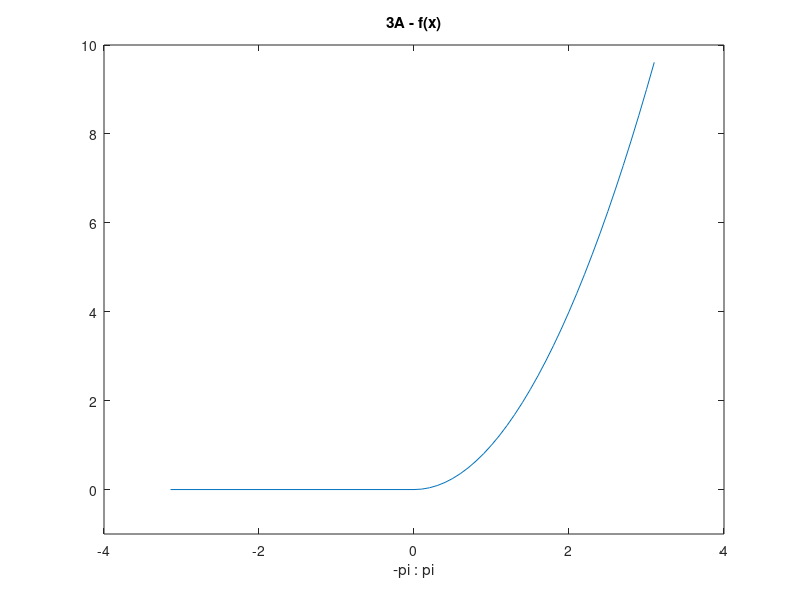

Recreate this plot in MATLAB. (Note: this script raises an error after producing the figure.)
clear;
close all;

% midterm question 3

% 3A
figure(10)
a = [-pi, -0.000001]; 
b = 0:0.1:pi;
x = [a b];
y = [a*0 b.^2];
plot(x, y)
ylim([-1, 10])
xlabel('-pi : pi')
title('3A - f(x)')
saveas(gcf, [pwd, '/outputs/q3a_actual.png'], 'png');

figure(11)
part = @(n, x) 2 .* (-1).^n .* 1./n.^2 .* cos(n.*x) + 1./(pi.*n.^3) .* ((2-n.^2.*pi.^2) .* (-1).^n - 2) .* sin(n.*x);

nmax = 2;
f1 = @(x) (pi^2)/6 + sum(part(1:nmax, x));
fplot(f1, [-pi,pi]);
hold on

nmax = 10;
f2 = @(x) (pi^2)/6 + sum(part(1:nmax, x));
fplot(f2, [-pi,pi]);

nmax = 100;
f3 = @(x) (pi^2)/6 + sum(part(1:nmax, x));
fplot(f3, [-pi,pi]);

title('3A - F(x)')
legend(["n=2" "n=10" "n=100"], 'Location', 'Best')

saveas(gcf, [pwd, '/outputs/q3a_fourier.png'], 'png');




% 3B
figure(20)
a = [-5, -0.000001]; 
b = 0:0.1:5;
x = [a b];
y = [a*0+1 1+b];
plot(x, y)
ylim([0, 7])
xlabel('-5 : 5')
title('3B - f(x)')

saveas(gcf, [pwd, '/outputs/q3b_actual.png'], 'png');

figure(21)
part = @(n, x) (5.*(-1).^n-5)/(n.^2.*pi.^2) .* cos(n.*pi.*x./5) + ((-1).^n./(pi.*n) - (6*pi*n.*(-1).^n)/(pi^2.*n.^2)) .* sin(n.*pi.*x./5);

nmax = 2;
f1 = @(x) 2.25 + sum(part(1:nmax, x));
fplot(f1, [-5,5]);
hold on

nmax = 10;
f2 = @(x) 2.25 + sum(part(1:nmax, x));
fplot(f2, [-5,5]);

nmax = 100;
f3 = @(x) 2.25 + sum(part(1:nmax, x));
fplot(f3, [-5,5]);

title('3B - F(x)')
legend(["n=2" "n=10" "n=100"], 'Location', 'Best')

saveas(gcf, [pwd, '/outputs/q3b_fourier.png'], 'png');




% 3C
figure(30)
a = [-pi -0.000001]; 
b = [0 pi];
x = [a b];
y = [a*0-1 b*0+2];
plot(x, y)
ylim([-2, 3])
xlabel('-pi : pi')
title('3C - f(x)')

saveas(gcf, [pwd, '/outputs/q3c_actual.png'], 'png');

figure(31)
part = @(n, x) (3-3*(-1).^n)./n .* sin(n.*x);

nmax = 2;
f1 = @(x) 0.5 + sum(part(1:nmax, x));
fplot(f1, [-pi,pi]);
hold on

nmax = 10;
f2 = @(x) 0.5 + sum(part(1:nmax, x));
fplot(f2, [-pi,pi]);

nmax = 100;
f3 = @(x) 0.5 + sum(part(1:nmax, x));
fplot(f3, [-pi,pi]);

title('3C - F(x)')
legend(["n=2" "n=10" "n=100"], 'Location', 'Best')


saveas(gcf, [pwd, '/outputs/q3c_fourier.png'], 'png');





